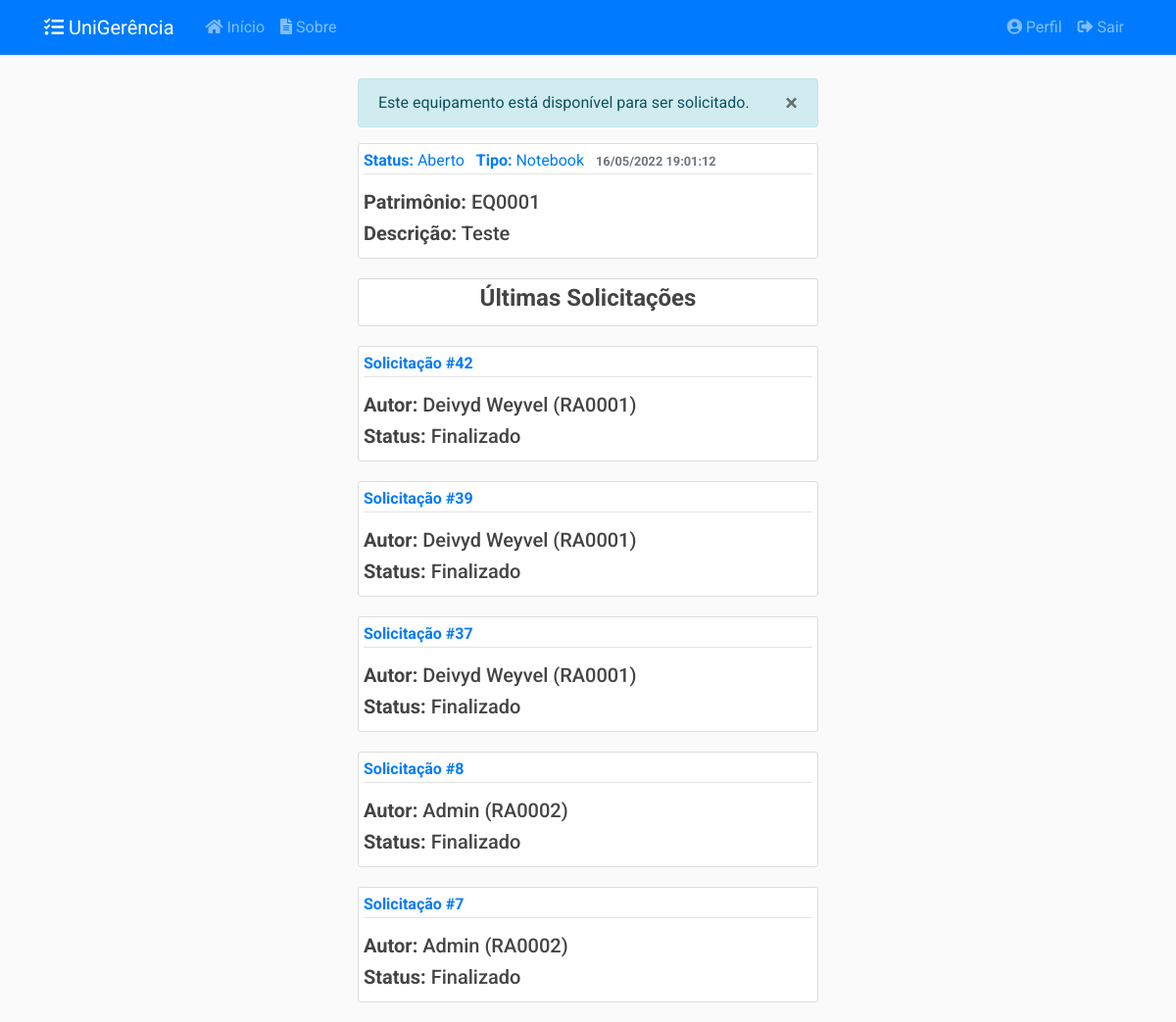
The page /equipamentos/1 (signed in) on the database its author committed.
### app/models/equipamentos.py (models this page shows, shortened)
class Equipamento(db.Model):
    __tablename__ = 'equipamentos'
    __table_args__ = {'extend_existing': True}
    id = db.Column(db.Integer, primary_key=True)
    patrimonio = db.Column(db.String(20), unique=True, nullable=False)
    descricao = db.Column(db.String(50), nullable=False)
    data_cadastro = db.Column(db.DateTime, nullable=False,
                              default=datetime.now().astimezone(fuso_horario))
    data_atualizacao = db.Column(db.DateTime, nullable=True)
    status = db.Column(db.Enum(Status), default=Status.ABERTO.name)
    motivo_indisponibilidade = db.Column(db.Text, nullable=True)
    ativo = db.Column(db.Boolean, nullable=False, default=True)
    tipo_eqp_id = db.Column(db.Integer, db.ForeignKey('tipos_equipamento.id'),
                            nullable=False)
    tipo_eqp = db.relationship('TipoEquipamento', back_populates='equipamentos')
    solicitacoes = db.relationship('SolicitacaoEquipamento', secondary=solicitacao_e,
                                   back_populates='equipamentos')
    relatorios = db.relationship('RelatorioEquipamento', back_populates='equipamento')
    def __repr__(self):
        return f"{self.patrimonio} - {self.descricao}"
    def recuperar_id(eqp_id):
        return Equipamento.query.filter_by(id=eqp_id).filter_by(ativo=True).first_or_404()

class TipoEquipamento(db.Model):
    __tablename__ = 'tipos_equipamento'
    __table_args__ = {'extend_existing': True}
    id = db.Column(db.Integer, primary_key=True)
    nome = db.Column(db.String(20), unique=True, nullable=False)
    ativo = db.Column(db.Boolean, nullable=False, default=True)
    equipamentos = db.relationship('Equipamento', back_populates='tipo_eqp')
    solicitacoes = db.relationship('SolicitacaoEquipamento', back_populates='tipo_eqp')

### app/models/solicitacoes.py (models this page shows, shortened)
class Solicitacao(db.Model):
    __tablename__ = 'solicitacoes'
    __table_args__ = {'extend_existing': True}
    id = db.Column(db.Integer, primary_key=True)
    status = db.Column(db.Enum(Status), default=Status.ABERTO.name)
    data_abertura = db.Column(db.DateTime, nullable=False,
                              default=datetime.now().astimezone(fuso_horario))
    data_inicio_pref = db.Column(db.Date, nullable=False)
    data_fim_pref = db.Column(db.Date, nullable=False)
    data_retirada = db.Column(db.DateTime, nullable=True)
    data_devolucao = db.Column(db.DateTime, nullable=True)
    data_cancelamento = db.Column(db.DateTime, nullable=True)
    data_finalizacao = db.Column(db.DateTime, nullable=True)
    quantidade = db.Column(db.Integer, nullable=False, default=0)
    descricao = db.Column(db.String(20), nullable=False)
    tipo = db.Column(db.String(20), nullable=False)
    ativo = db.Column(db.Boolean, nullable=False, default=True)
    usuario_id = db.Column(db.Integer, db.ForeignKey('usuarios.id'),
                           nullable=False)
    turno_id = db.Column(db.Integer, db.ForeignKey('turnos.id'),
                           nullable=False)
    turno = db.relationship('Turno', back_populates='solicitacoes')
    __mapper_args__ = {
        'polymorphic_identity': 'SOLICITACAO',
        'polymorphic_on': tipo
    }
    def recuperar_ultimas_eqp(equipamento, limite):
        return SolicitacaoEquipamento.query.filter(
            SolicitacaoEquipamento.equipamentos.contains(equipamento)).filter_by(
            ativo=True).order_by(SolicitacaoEquipamento.id.desc()).limit(limite)

class SolicitacaoEquipamento(Solicitacao):
    __tablename__ = 'solicitacoes_equipamentos'
    id = db.Column(db.Integer, db.ForeignKey('solicitacoes.id'), primary_key=True)
    tipo_eqp_id = db.Column(db.Integer, db.ForeignKey('tipos_equipamento.id'),
                           nullable=True)
    equipamentos = db.relationship('Equipamento', secondary=solicitacao_e,
                                   back_populates='solicitacoes')
    tipo_eqp = db.relationship('TipoEquipamento', back_populates='solicitacoes')
    __mapper_args__ = {
        'polymorphic_identity': 'EQUIPAMENTO'
    }

class Solicitacao(db.Model):
    __tablename__ = 'solicitacoes'
    __table_args__ = {'extend_existing': True}
    id = db.Column(db.Integer, primary_key=True)
    status = db.Column(db.Enum(Status), default=Status.ABERTO.name)
    data_abertura = db.Column(db.DateTime, nullable=False,
                              default=datetime.now().astimezone(fuso_horario))
    data_inicio_pref = db.Column(db.Date, nullable=False)
    data_fim_pref = db.Column(db.Date, nullable=False)
    data_retirada = db.Column(db.DateTime, nullable=True)
    data_devolucao = db.Column(db.DateTime, nullable=True)
    data_cancelamento = db.Column(db.DateTime, nullable=True)
    data_finalizacao = db.Column(db.DateTime, nullable=True)
    quantidade = db.Column(db.Integer, nullable=False, default=0)
    descricao = db.Column(db.String(20), nullable=False)
    tipo = db.Column(db.String(20), nullable=False)
    ativo = db.Column(db.Boolean, nullable=False, default=True)
    usuario_id = db.Column(db.Integer, db.ForeignKey('usuarios.id'),
                           nullable=False)
    turno_id = db.Column(db.Integer, db.ForeignKey('turnos.id'),
                           nullable=False)
    turno = db.relationship('Turno', back_populates='solicitacoes')
    __mapper_args__ = {
        'polymorphic_identity': 'SOLICITACAO',
        'polymorphic_on': tipo
    }
    def recuperar_ultimas_eqp(equipamento, limite):
        return SolicitacaoEquipamento.query.filter(
            SolicitacaoEquipamento.equipamentos.contains(equipamento)).filter_by(
            ativo=True).order_by(SolicitacaoEquipamento.id.desc()).limit(limite)

### app/models/usuarios.py (models this page shows, shortened)
class Usuario(db.Model, UserMixin):
    __tablename__ = 'usuarios'
    __table_args__ = {'extend_existing': True}
    id = db.Column(db.Integer, primary_key=True)
    nome = db.Column(db.String(100), nullable=False)
    identificacao = db.Column(db.String(20), unique=True, nullable=False)
    email = db.Column(db.String(100), unique=True, nullable=False)
    senha = db.Column(db.String(60), nullable=False)
    data_cadastro = db.Column(db.DateTime, nullable=False,
                              default=datetime.now().astimezone(fuso_horario))
    data_atualizacao = db.Column(db.DateTime, nullable=True)
    tipo = db.Column(db.Enum(TipoUsuario), nullable=False)
    ativo = db.Column(db.Boolean, nullable=False, default=True)
    imagem_perfil = db.Column(db.String(20), nullable=False,
                              default='default.jpg')
    posts = db.relationship('Post', backref='autor',
                            foreign_keys='Post.usuario_id', lazy=True)
    recipiente = db.relationship('Post', backref='destinatario',
                                 foreign_keys='Post.destinatario_id', lazy=True)
    solicitacoes = db.relationship('Solicitacao', backref='autor', lazy=True)
    relatorios = db.relationship('Relatorio', backref='autor', lazy=True)
    def __repr__(self):
        return f"{self.nome} ({self.identificacao})"
    def verificar_admin(self):
        if self.tipo.name == 'ADMIN':
            return True
        else:
            return False

### app/controllers/equipamentos.py (the view)
@equipamentos.route("/<int:eqp_id>")
@login_required
@admin_required
def equipamento(eqp_id):
    equipamento = Equipamento.recuperar_id(eqp_id)
    solicitacoes = Solicitacao.recuperar_ultimas_eqp(equipamento, 5)
    return render_template('equipamentos/equipamento.html',
                           title=equipamento, equipamento=equipamento,
                           solicitacoes=solicitacoes)

### app/models/usuarios.py (called while the page is built)
@login_manager.user_loader
def load_user(user_id):
    return Usuario.query.get(int(user_id))

def admin_required(f):
    @wraps(f)
    def wrap(*args, **kwargs):
        if Usuario.verificar_admin(current_user):
            return f(*args, **kwargs)
        else:
            flash('Você não tem autorização para acessar esta página.', 'danger')
        return redirect(url_for('principal.inicio'))
    return wrap

### app/templates/equipamentos/equipamento.html (shortened to what this page needs)
{% extends "layout.html" %}
{% block conteudo %}
{% if equipamento.status.name != 'PENDENTE' %}
<div class="alert alert-info" role="alert" id="alert-message">
    <button type="button" class="close" data-dismiss="alert">
    <span>&times;</span>
    </button>
    {% if equipamento.status.name == 'ABERTO' %}
    Este equipamento está disponível para ser solicitado.
    {% elif equipamento.status.name == 'CONFIRMADO' %}
    Este equipamento está confirmado para uma solicitação.
    {% elif equipamento.status.name == 'EMUSO' %}
    Este equipamento está em uso.
    {% elif equipamento.status.name == 'DESABILITADO' or equipamento.status.name == 'EMMANUTENCAO' %}
    Este equipamento está indisponível para ser solicitado.
    {% endif %}
</div>
{% endif %}
<article class="media content-section">
    <div class="media-body">
        <div class="article-metadata mb-3">
            <a class="mr-2" href="#"><strong>Status:</strong> {{ equipamento.status.value }}</a>
            <a class="mr-2" href="#"><strong>Tipo:</strong> {{ equipamento.tipo_eqp.nome }}</a>
            <small class="text-muted"><strong>{{ equipamento.data_cadastro.strftime('%d/%m/%Y %H:%M:%S') }}</strong></small>
        </div>
        <h5 class="article-title"><strong>Patrimônio:</strong> {{ equipamento.patrimonio }}</h5>
        <h5 class="article-content"><strong>Descrição:</strong> {{ equipamento.descricao }}</h5>
    </div>
</article>
<article class="media content-section">
    <div class="media-body">
        <h4 class="article-content text-center"><strong>Últimas Solicitações</strong></h4>
    </div>
</article>
{% for solicitacao in solicitacoes %}
<article class="media content-section">
    <div class="media-body">
        <div class="article-metadata mb-3">
            <a class="mr-2" href="{{ url_for('solicitacoes.solicitacao', solicitacao_id=solicitacao.id )}}"><strong>Solicitação #{{ solicitacao.id }}</strong></a>
        </div>
        <h5 class="article-content"><strong>Autor:</strong> {{ solicitacao.autor }}</h5>
        <h5 class="article-content"><strong>Status:</strong> {{ solicitacao.status.value }}</h5>
    </div>
</article>
{% endfor %}
{% endblock conteudo %}

### app/static/css/main.css (style rules this page uses)
body { background: #fafafad5; color: #333333; margin-top: 5rem; font-family: 'Roboto' !important; }
h1, h2, h3, h4, h5, h6 { color: #444444; }
html { scroll-behavior: smooth; }
.content-section { background: #ffffff; padding: 5px 5px; border: 1px solid #dddddd; border-radius: 3px; margin-bottom: 20px; }
.article-title { color: #444444; }
.article-content { white-space: pre-line; }
.article-metadata { padding-bottom: 1px; margin-bottom: 4px; border-bottom: 1px solid #e3e3e3 }

### rows shown on the page
Equipamento: status.value "Aberto", data_cadastro "16/05/2022 19:01:12", patrimonio "EQ0001", descricao "Teste"
TipoEquipamento: tipo_eqp.nome "Notebook"
SolicitacaoEquipamento: id "42", autor "Deivyd Weyvel (RA0001)", status.value "Finalizado"
SolicitacaoEquipamento: id "39", autor "Deivyd Weyvel (RA0001)", status.value "Finalizado"
SolicitacaoEquipamento: id "37", autor "Deivyd Weyvel (RA0001)", status.value "Finalizado"
SolicitacaoEquipamento: id "8", autor "Admin (RA0002)", status.value "Finalizado"
SolicitacaoEquipamento: id "7", autor "Admin (RA0002)", status.value "Finalizado"
